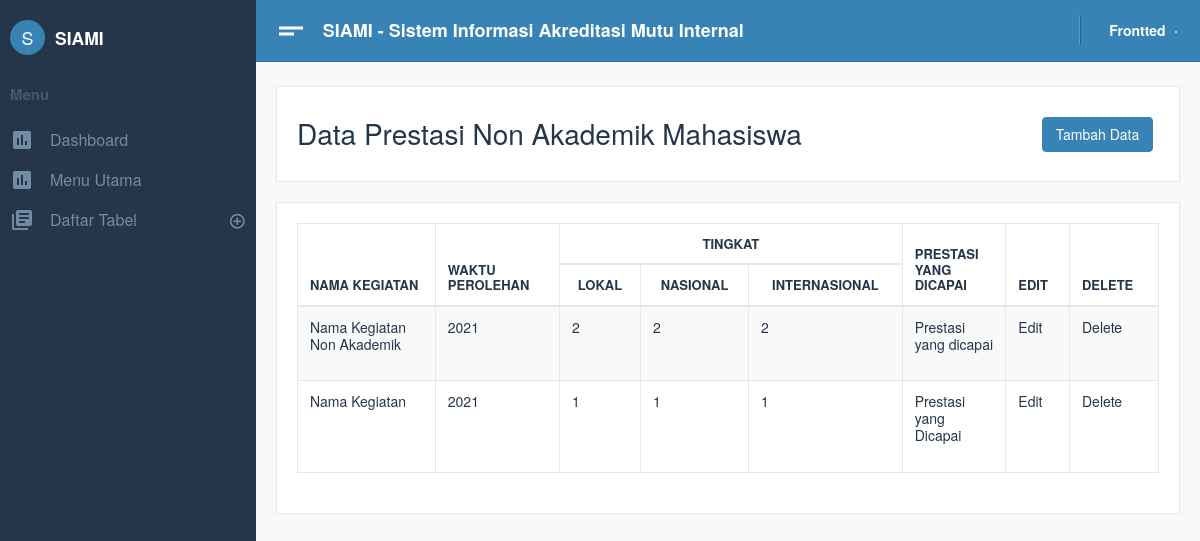
Page /Siami/home/index.php?p=tbl_prestasi_na_mhs on the earlier database version.
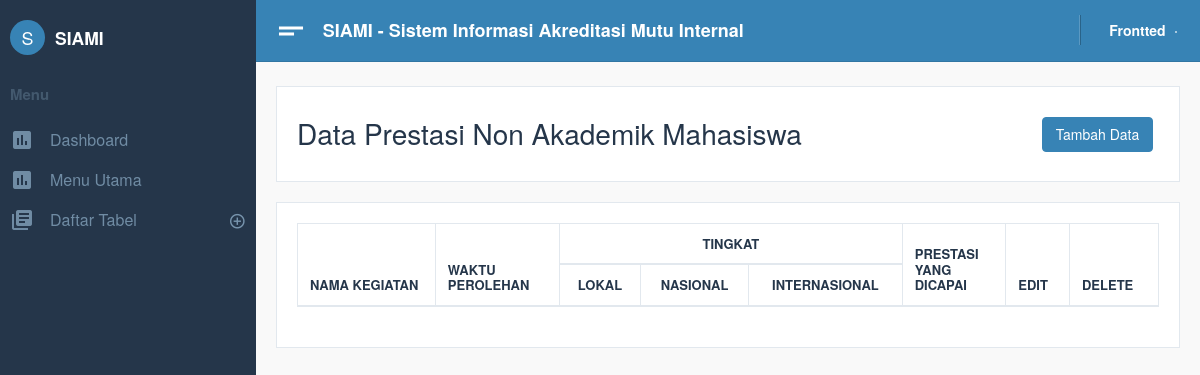
Same page on the later database version.
### tables this page shows
CREATE TABLE `tbl_pres_non_akademik` (
  `id_pres_akademik` int(5) NOT NULL,
  `nama_keg` varchar(255) DEFAULT NULL,
  `waktu_perolehan` int(5) DEFAULT NULL,
  `id_tingkat` int(5) DEFAULT NULL,
  `pres_dicapai` varchar(100) DEFAULT NULL
);

### Siami/home/tbl_prestasi_na_mhs.php (the view, shortened to what this page needs)
<div class="card text-left">
    <div class="card-body">
        <div class="row">
            <div class="col-sm-10 mt-2">
                <h2>Data Prestasi Non Akademik Mahasiswa
                </h2>
            </div>
            <div class="col-sm-2 mt-2">
                <button class="btn btn-primary">Tambah Data</button>
            </div>
        </div>
    </div>
</div>
<?php
   include "../config/database.php";
   $query = mysqli_query($db, "SELECT * FROM tbl_pres_non_akademik");
   ?>
<div class="card">
    <div class="card-body">
        <div id="example_wrapper" class="dataTables_wrapper dt-bootstrap4">
            <div class="row">
                <div class="col-sm-12">
                    <table style="width: 100%;" id="example" class="table table-hover table-striped table-bordered dataTable dtr-inline" role="grid" aria-describedby="example_info">
                        <thead>
                            <tr role="row ">
                                <th rowspan="2" style="width: 118.2px;">Nama Kegiatan </th>
                                <th rowspan="2" style=" width: 82.2px;">Waktu Perolehan </th>
                                <th class="text-center" colspan="3" style=" width: 63.2px;">Tingkat </th>
                                <th rowspan="2" style="width: 63.2px;">Prestasi yang Dicapai</th>
                                <th rowspan="2" style="width: 40.2px;">Edit </th>
                                <th rowspan="2" style="width: 40.2px;">Delete </th>
                            </tr>
                            <tr>
                                <th class="text-center" style="width: 63.2px;">Lokal</th>
                                <th class="text-center" style="width: 63.2px;">Nasional</th>
                                <th class="text-center" style="width: 63.2px;">Internasional</th>
                            </tr>
                        </thead>
                        <tbody>
                            <?php
                               while ($data = mysqli_fetch_array($query)) {
                               ?>
                                <tr role="row" class="odd" style="font-size: 14px;">
                                    <td>
                                        <p class="text-break"><?php echo $data["nama_keg"]; ?></p>
                                    </td>
                                    <td>
                                        <p class="text-break"><?php echo $data["waktu_perolehan"]; ?></p>
                                    </td>
                                    <td>
                                        <p class="text-break"><?php echo $data["id_tingkat"]; ?></p>
                                    </td>
                                    <td>
                                        <p class="text-break"><?php echo $data["id_tingkat"]; ?></p>
                                    </td>
                                    <td>
                                        <p class="text-break"><?php echo $data["id_tingkat"]; ?></p>
                                    </td>
                                    <td>
                                        <p class="text-break"><?php echo $data["pres_dicapai"]; ?></p>
                                    </td>
                                    <td>
                                        <p class="text-break">Edit</p>
                                    </td>
                                    <td>
                                        <p class="text-break">Delete</p>
                                    </td>
                                </tr>
                            <?php } ?>
                        </tbody>
                    </table>
                </div>
            </div>
        </div>
    </div>
</div>

Differences in the rows shown:
removed tbl_pres_non_akademik: nama_keg "Nama Kegiatan Non Akademik", waktu_perolehan "2021", id_tingkat "2", pres_dicapai "Prestasi yang dicapai"
removed tbl_pres_non_akademik: nama_keg "Nama Kegiatan", waktu_perolehan "2021", id_tingkat "1", pres_dicapai "Prestasi yang Dicapai"
